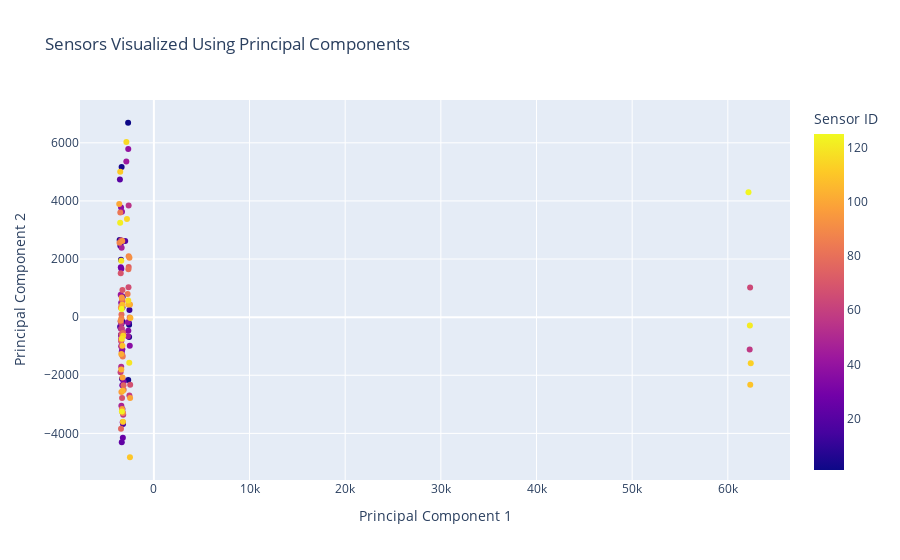

The code cell stored with this chart in its notebook:
### Code cell
# Plot the PCA interactive plot
plot_pca_interactive(reduced_data_corr, sensor_id_col='Sensor ID', n_components=2)
